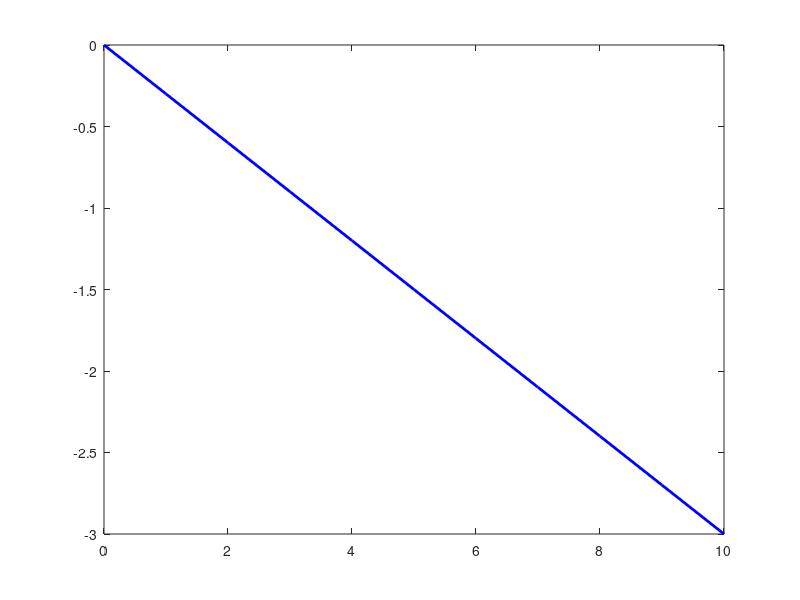

Write MATLAB code to recreate this figure. (Note: this script raises an error after producing the figure.)
% make a dy/dt vs y plot that shows steady states

clear;

% parameters
% ---

lambda = -0.3;
y_max = 10;

% plot dy/dt vs y
% ---

% matlab on Linux is kooky, please leave this figure size as is
figure('Visible', 'off', 'Position', [100, 100, 100, 80]);

% plot relationship
y_range = linspace(0, y_max, 11);
dydt = lambda .* y_range;
h = plot(y_range, dydt, "b", "LineWidth", 2);
hold on;

% line for y = 0
yline(0, "k", "LineWidth", 1);

% mark steady states
scatter([0], [0], 150, "ro", "filled");

% decorate
title("y versus dy/dt = -0.3 y")
xlabel("population size y")
ylabel("change in population size dy/dt")

% I want to be able to see the y = 0 arrows
xlim([-0.9, y_max]);
ylim([min(dydt) - 0.5, 0.9]);
yticks([-3, -2, -1, 0]);
hold off;

exportgraphics(gcf, 'expon_decline_stability.pdf', 'ContentType', 'vector', 'BackgroundColor', 'none')
